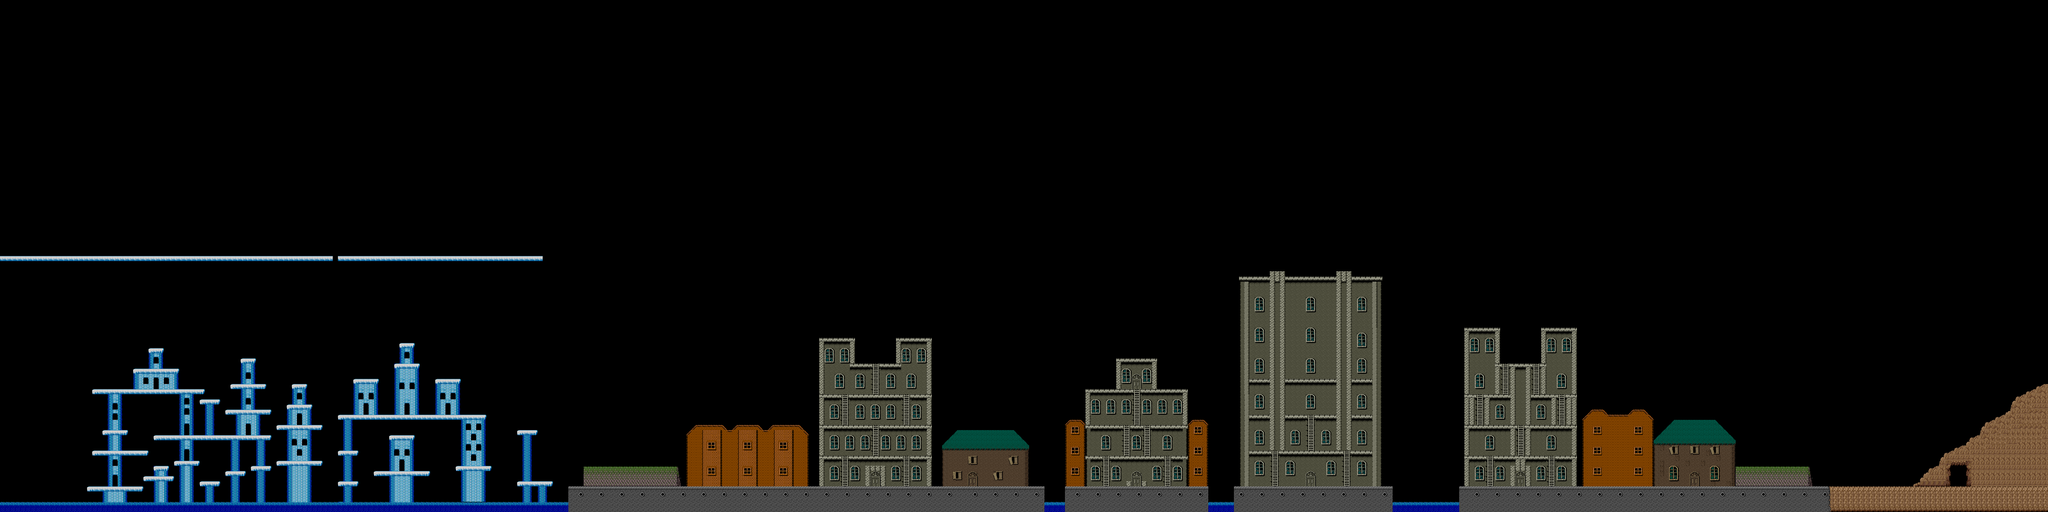

This game map was drawn from its Tiled (.tmx) file and the tilesets committed beside it. A one-line description and the trimmed map source follow:
An orthogonal 400x100 tile map with 32x32 px tiles, 2 tile layers (Decoration, Colllision), 5 tilesets and 7 objects.

<map version="1.0" tiledversion="1.1.5" orientation="orthogonal" renderorder="right-down" width="400" height="100" tilewidth="32" tileheight="32" infinite="0" backgroundcolor="#000000" nextobjectid="12">
 <tileset firstgid="1" name="tiles2" tilewidth="32" tileheight="32" tilecount="130" columns="10">
  <image source="../images/tiles2.png" width="320" height="416" />
  <tile id="26">
   <properties>
    <property name="sensor" value="true" />
   </properties>
  </tile>
  <tile id="44">
   <properties>
    <property name="sensor" value="true" />
   </properties>
  </tile>
  <tile id="45">
   <properties>
    <property name="ladder" value="true" />
    <property name="sensor" value="true" />
   </properties>
  </tile>
  <tile id="54">
   <properties>
    <property name="sensor" value="true" />
   </properties>
  </tile>
  <tile id="55">
   <properties>
    <property name="ladder" value="true" />
    <property name="sensor" value="true" />
   </properties>
  </tile>
 </tileset>
 <tileset firstgid="131" name="ArthurV2" tilewidth="64" tileheight="64" tilecount="224" columns="28">
  <image source="../images/ArthurV2.png" width="1792" height="528" />
  <tile id="0">
   <properties>
    <property name="Class" value="Player" />
   </properties>
  </tile>
 </tileset>
 <tileset firstgid="355" name="door" tilewidth="96" tileheight="128" tilecount="3" columns="3">
  <tileoffset x="-1" y="0" />
  <image source="../images/door.png" width="288" height="128" />
  <tile id="0">
   <properties>
    <property name="Class" value="Door" />
   </properties>
  </tile>
 </tileset>
 <tileset firstgid="358" name="movPlatUpDown" tilewidth="64" tileheight="32" tilecount="1" columns="1">
  <image source="../images/movPlatUpDown.png" width="64" height="32" />
  <tile id="0">
   <properties>
    <property name="Class" value="MovPlatUpDown" />
   </properties>
  </tile>
 </tileset>
 <tileset firstgid="359" name="cross" tilewidth="32" tileheight="32" tilecount="4" columns="4">
  <image source="../images/cross.png" width="128" height="32" />
  <tile id="0">
   <properties>
    <property name="Class" value="Cross" />
   </properties>
  </tile>
 </tileset>
 <layer name="Decoration" width="400" height="100">
  <data>[40000 cells, 5247 non-empty, 113 distinct tile ids]</data>
 </layer>
 <layer name="Colllision" width="400" height="100">
  <properties>
   <property name="collision" value="true" />
  </properties>
  <data>[40000 cells, 1748 non-empty, 26 distinct tile ids]</data>
 </layer>
 <objectgroup name="Platforms">
  <object id="5" gid="358" x="8736" y="3072" width="64" height="32">
   <properties>
    <property name="dir" value="up" />
    <property name="vy" type="int" value="100" />
   </properties>
  </object>
  <object id="6" gid="358" x="8832" y="3072" width="64" height="32">
   <properties>
    <property name="dir" value="down" />
    <property name="vy" type="int" value="-100" />
   </properties>
  </object>
  <object id="7" gid="358" x="8928" y="3072" width="64" height="32">
   <properties>
    <property name="dir" value="up" />
    <property name="vy" type="int" value="100" />
   </properties>
  </object>
  <object id="8" gid="358" x="9024" y="3072" width="64" height="32">
   <properties>
    <property name="dir" value="down" />
    <property name="vy" type="int" value="-100" />
   </properties>
  </object>
 </objectgroup>
 <objectgroup name="Door">
  <object id="4" gid="355" x="12192" y="3040" width="96" height="128" />
 </objectgroup>
 <objectgroup name="Cross">
  <object id="11" gid="359" x="12032" y="2880" width="32" height="32" />
 </objectgroup>
 <objectgroup name="Arthur">
  <object id="3" gid="131" x="608" y="3040" width="64" height="64" />
 </objectgroup>
</map>